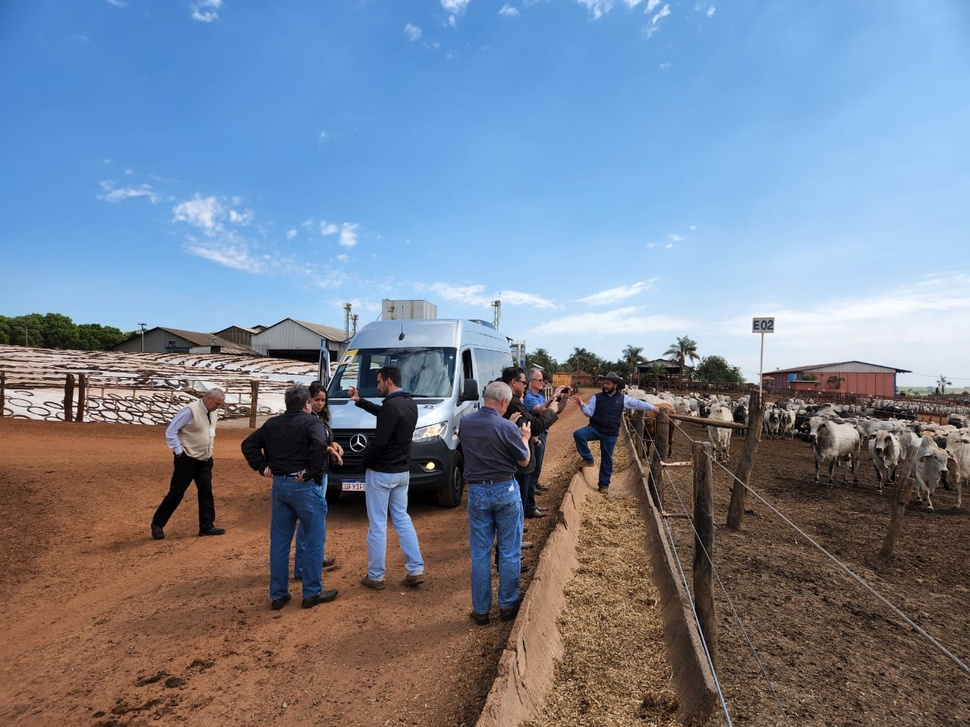
#> input picture cocho.jpeg, 970 x 727 px, shrunk from 1280 x 960 before the run
$ python entropia.py
#> lines starting #> are read from the running program, lines starting #| are printed output that depends on the picture
import cv2
import matplotlib
from matplotlib import pyplot as plt
from skimage.filters.rank import entropy
from skimage.morphology import disk, binary_opening, binary_closing, binary_erosion, binary_dilation


cocho = cv2.imread("cocho.jpeg")
#> cocho is the input picture: shape (727, 970, 3); mean B, G, R 148, 130.4, 119.6
recorte_cocho = cv2.imread("recorte_cocho.jpeg")
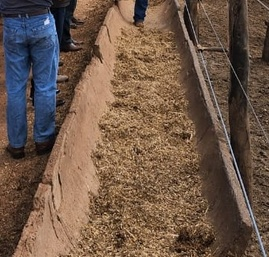
#> input picture recorte_cocho.jpeg, 269 x 257 px, shrunk from 355 x 339 before the run
#> recorte_cocho is the input picture: shape (257, 269, 3); mean B, G, R 72.8, 87.7, 109.7

cocho_lab = cv2.cvtColor(cocho, cv2.COLOR_BGR2Lab)
#> cocho_lab: shape (727, 970, 3); mean of channels 0, 1, 2 137.6, 131.4, 119.3
cocho_l, cocho_a, cocho_b = cv2.split(cocho_lab)

cocho_hsv = cv2.cvtColor(cocho, cv2.COLOR_BGR2HSV)
#> cocho_hsv: shape (727, 970, 3); mean H, S, V 66.3, 106.7, 168.7
cocho_h, cocho_s, cocho_v = cv2.split(cocho_hsv)

recorte_cocho_lab = cv2.cvtColor(recorte_cocho, cv2.COLOR_BGR2Lab)
#> recorte_cocho_lab: shape (257, 269, 3); mean of channels 0, 1, 2 98.5, 135.5, 140
recorte_cocho_l, recorte_cocho_a, recorte_cocho_b = cv2.split(recorte_cocho_lab)
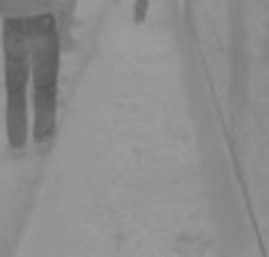
#> recorte_cocho_b: shape (257, 269); min 87, max 159, mean 140

recorte_cocho_hsv = cv2.cvtColor(recorte_cocho, cv2.COLOR_BGR2HSV)
#> recorte_cocho_hsv: shape (257, 269, 3); mean H, S, V 26, 109.3, 115.1
recorte_cocho_h, recorte_cocho_s, recorte_cocho_v = cv2.split(recorte_cocho_hsv)
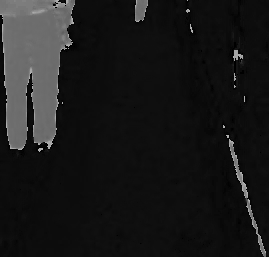
#> recorte_cocho_h: shape (257, 269); min 0, max 179, mean 26
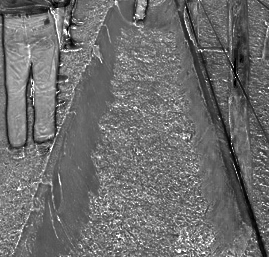
#> recorte_cocho_s: shape (257, 269); min 0, max 255, mean 109.3
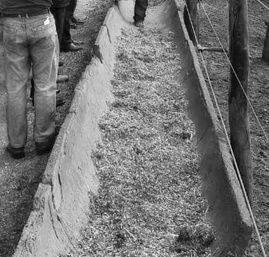
#> recorte_cocho_v: shape (257, 269); min 0, max 255, mean 115.1


l = 4
c = 2


imagem_processar = recorte_cocho_s

plt.figure()

plt.subplot(l, c, 1)
plt.axis("off")
plt.title("Imagem Recorte Cocho")
#plt.imshow(cv2.cvtColor(recorte_cocho, cv2.COLOR_BGR2RGB))
plt.imshow(imagem_processar, cmap="gray")

array_janela = [5, 10, 15, 20, 25, 30, 35] #20, 25,
for p, janela_entropia in enumerate(array_janela):
    print(p)
    recorte_cocho_h_entropia = entropy(imagem_processar, disk(janela_entropia))

    plt.subplot(l, c, p+2)
    plt.axis("off")
    plt.title("Imagem Recorte Cocho (" + str(janela_entropia) + ")")
    plt.imshow(recorte_cocho_h_entropia, cmap="gray")
#> this loop made 7 passes
#> pass 1, `recorte_cocho_h_entropia = entropy(imagem_processar, disk(janela_entro..`:
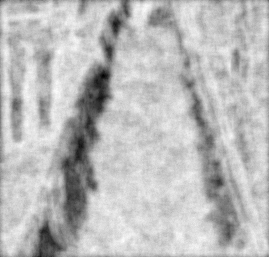
#> recorte_cocho_h_entropia: shape (257, 269) float64; min 2.81, max 6.14, mean 5.26; drawn with min black and max white


plt.show()
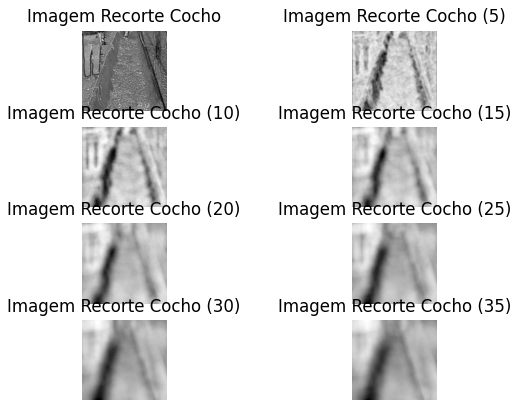
#> figure drawn by matplotlib, 8 panels


print("FIM")
